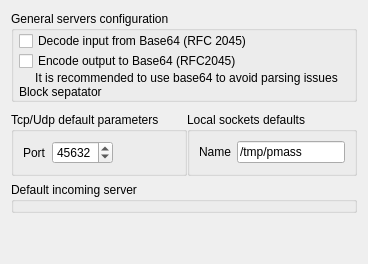
        <widget class="QWidget" name="serversPage">
         <layout class="QVBoxLayout" name="verticalLayout_7">
          <item>
           <widget class="QGroupBox" name="groupBox">
            <property name="title">
             <string>General servers configuration</string>
            </property>
            <layout class="QVBoxLayout" name="verticalLayout_8">
             <property name="spacing">
              <number>0</number>
             </property>
             <property name="leftMargin">
              <number>5</number>
             </property>
             <property name="topMargin">
              <number>0</number>
             </property>
             <property name="rightMargin">
              <number>0</number>
             </property>
             <property name="bottomMargin">
              <number>0</number>
             </property>
             <item>
              <widget class="QCheckBox" name="decodeCheckBox">
               <property name="text">
                <string>Decode input from Base64 (RFC 2045)</string>
               </property>
              </widget>
             </item>
             <item>
              <widget class="QCheckBox" name="encodeCheckBox">
               <property name="text">
                <string>Encode output to Base64 (RFC2045)</string>
               </property>
              </widget>
             </item>
             <item>
              <widget class="QLabel" name="label">
               <property name="text">
                <string>It is recommended to use base64 to avoid parsing issues</string>
               </property>
               <property name="alignment">
                <set>Qt::AlignCenter</set>
               </property>
               <property name="wordWrap">
                <bool>true</bool>
               </property>
              </widget>
             </item>
             <item>
              <widget class="QWidget" name="separatorWidget" native="true">
               <layout class="QFormLayout" name="formLayout_3">
                <property name="leftMargin">
                 <number>0</number>
                </property>
                <property name="topMargin">
                 <number>0</number>
                </property>
                <property name="rightMargin">
                 <number>0</number>
                </property>
                <property name="bottomMargin">
                 <number>0</number>
                </property>
                <item row="0" column="0">
                 <widget class="QLabel" name="separatorLabel">
                  <property name="text">
                   <string>Block sepatator</string>
                  </property>
                 </widget>
                </item>
                <item row="0" column="1">
                 <widget class="HexWidget" name="hexWidget" native="true"/>
                </item>
               </layout>
              </widget>
             </item>
            </layout>
           </widget>
          </item>
          <item>
           <widget class="QWidget" name="serversWidget" native="true">
            <layout class="QHBoxLayout" name="horizontalLayout">
             <property name="spacing">
              <number>0</number>
             </property>
             <property name="leftMargin">
              <number>0</number>
             </property>
             <property name="topMargin">
              <number>4</number>
             </property>
             <property name="rightMargin">
              <number>0</number>
             </property>
             <property name="bottomMargin">
              <number>0</number>
             </property>
             <item>
              <widget class="QGroupBox" name="tcpudpGroupBox">
               <property name="title">
                <string>Tcp/Udp default parameters</string>
               </property>
               <layout class="QFormLayout" name="formLayout">
                <property name="fieldGrowthPolicy">
                 <enum>QFormLayout::ExpandingFieldsGrow</enum>
                </property>
                <item row="0" column="0">
                 <widget class="QLabel" name="tcpPortLabel">
                  <property name="text">
                   <string>Port</string>
                  </property>
                 </widget>
                </item>
                <item row="0" column="1">
                 <widget class="QSpinBox" name="portSpinBox">
                  <property name="minimum">
                   <number>1</number>
                  </property>
                  <property name="maximum">
                   <number>65535</number>
                  </property>
                  <property name="value">
                   <number>45632</number>
                  </property>
                 </widget>
                </item>
               </layout>
              </widget>
             </item>
             <item>
              <widget class="QGroupBox" name="localGroupBox">
               <property name="title">
                <string>Local sockets defaults</string>
               </property>
               <layout class="QFormLayout" name="formLayout_2">
                <item row="0" column="0">
                 <widget class="QLabel" name="pipeLabel">
                  <property name="text">
                   <string>Name</string>
                  </property>
                 </widget>
                </item>
                <item row="0" column="1">
                 <widget class="QLineEdit" name="pipeNameLineEdit">
                  <property name="text">
                   <string>/tmp/pmass</string>
                  </property>
                 </widget>
                </item>
               </layout>
              </widget>
             </item>
            </layout>
           </widget>
          </item>
          <item>
           <widget class="QGroupBox" name="defaultIncomingServerGroupBox">
            <property name="title">
             <string>Default incoming server</string>
            </property>
            <layout class="QVBoxLayout" name="defaultIncomingLayout">
             <property name="spacing">
              <number>0</number>
             </property>
             <property name="leftMargin">
              <number>0</number>
             </property>
             <property name="topMargin">
              <number>0</number>
             </property>
             <property name="rightMargin">
              <number>0</number>
             </property>
             <property name="bottomMargin">
              <number>0</number>
             </property>
            </layout>
           </widget>
          </item>
          <item>
           <spacer name="verticalSpacer">
            <property name="orientation">
             <enum>Qt::Vertical</enum>
            </property>
            <property name="sizeHint" stdset="0">
             <size>
              <width>20</width>
              <height>40</height>
             </size>
            </property>
           </spacer>
          </item>
         </layout>
        </widget>
